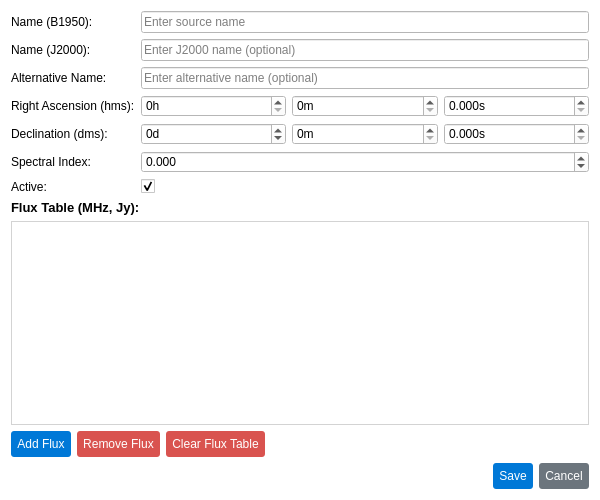
<?xml version="1.0" encoding="UTF-8"?>
<ui version="4.0">
 <class>SourceEditorDialog</class>
 <widget class="QDialog" name="SourceEditorDialog">
  <property name="geometry">
   <rect>
    <x>0</x>
    <y>0</y>
    <width>600</width>
    <height>500</height>
   </rect>
  </property>
  <property name="windowTitle">
   <string>Edit Source</string>
  </property>
  <property name="styleSheet">
   <string>background-color: #ffffff; font-family: Arial;</string>
  </property>
  <layout class="QVBoxLayout" name="verticalLayout">
   <item>
    <layout class="QFormLayout" name="formLayout">
     <item row="0" column="0">
      <widget class="QLabel" name="labelName">
       <property name="text">
        <string>Name (B1950):</string>
       </property>
      </widget>
     </item>
     <item row="0" column="1">
      <widget class="QLineEdit" name="nameEdit">
       <property name="placeholderText">
        <string>Enter source name</string>
       </property>
      </widget>
     </item>
     <item row="1" column="0">
      <widget class="QLabel" name="labelNameJ2000">
       <property name="text">
        <string>Name (J2000):</string>
       </property>
      </widget>
     </item>
     <item row="1" column="1">
      <widget class="QLineEdit" name="nameJ2000Edit">
       <property name="placeholderText">
        <string>Enter J2000 name (optional)</string>
       </property>
      </widget>
     </item>
     <item row="2" column="0">
      <widget class="QLabel" name="labelAltName">
       <property name="text">
        <string>Alternative Name:</string>
       </property>
      </widget>
     </item>
     <item row="2" column="1">
      <widget class="QLineEdit" name="altNameEdit">
       <property name="placeholderText">
        <string>Enter alternative name (optional)</string>
       </property>
      </widget>
     </item>
     <item row="3" column="0">
      <widget class="QLabel" name="labelRa">
       <property name="text">
        <string>Right Ascension (hms):</string>
       </property>
      </widget>
     </item>
     <item row="3" column="1">
      <layout class="QHBoxLayout" name="raLayout">
       <item>
        <widget class="QDoubleSpinBox" name="raHEdit">
         <property name="suffix">
          <string>h</string>
         </property>
         <property name="decimals">
          <number>0</number>
         </property>
         <property name="maximum">
          <double>23.000000000000000</double>
         </property>
        </widget>
       </item>
       <item>
        <widget class="QDoubleSpinBox" name="raMEdit">
         <property name="suffix">
          <string>m</string>
         </property>
         <property name="decimals">
          <number>0</number>
         </property>
         <property name="maximum">
          <double>59.000000000000000</double>
         </property>
        </widget>
       </item>
       <item>
        <widget class="QDoubleSpinBox" name="raSEdit">
         <property name="suffix">
          <string>s</string>
         </property>
         <property name="decimals">
          <number>3</number>
         </property>
         <property name="maximum">
          <double>59.999000000000002</double>
         </property>
        </widget>
       </item>
      </layout>
     </item>
     <item row="4" column="0">
      <widget class="QLabel" name="labelDec">
       <property name="text">
        <string>Declination (dms):</string>
       </property>
      </widget>
     </item>
     <item row="4" column="1">
      <layout class="QHBoxLayout" name="decLayout">
       <item>
        <widget class="QDoubleSpinBox" name="deDEdit">
         <property name="suffix">
          <string>d</string>
         </property>
         <property name="decimals">
          <number>0</number>
         </property>
         <property name="minimum">
          <double>-90.000000000000000</double>
         </property>
         <property name="maximum">
          <double>90.000000000000000</double>
         </property>
        </widget>
       </item>
       <item>
        <widget class="QDoubleSpinBox" name="deMEdit">
         <property name="suffix">
          <string>m</string>
         </property>
         <property name="decimals">
          <number>0</number>
         </property>
         <property name="maximum">
          <double>59.000000000000000</double>
         </property>
        </widget>
       </item>
       <item>
        <widget class="QDoubleSpinBox" name="deSEdit">
         <property name="suffix">
          <string>s</string>
         </property>
         <property name="decimals">
          <number>3</number>
         </property>
         <property name="maximum">
          <double>59.999000000000002</double>
         </property>
        </widget>
       </item>
      </layout>
     </item>
     <item row="5" column="0">
      <widget class="QLabel" name="labelSpectralIndex">
       <property name="text">
        <string>Spectral Index:</string>
       </property>
      </widget>
     </item>
     <item row="5" column="1">
      <widget class="QDoubleSpinBox" name="spectralIndexEdit">
       <property name="decimals">
        <number>3</number>
       </property>
       <property name="minimum">
        <double>-999.000000000000000</double>
       </property>
       <property name="maximum">
        <double>999.000000000000000</double>
       </property>
       <property name="placeholderText" stdset="0">
        <string>Enter spectral index (optional)</string>
       </property>
      </widget>
     </item>
     <item row="6" column="0">
      <widget class="QLabel" name="labelIsActive">
       <property name="text">
        <string>Active:</string>
       </property>
      </widget>
     </item>
     <item row="6" column="1">
      <widget class="QCheckBox" name="isActiveCheckBox">
       <property name="checked">
        <bool>true</bool>
       </property>
      </widget>
     </item>
    </layout>
   </item>
   <item>
    <widget class="QLabel" name="labelFluxTable">
     <property name="font">
      <font>
       <family>Arial</family>
       <pointsize>10</pointsize>
       <bold>true</bold>
      </font>
     </property>
     <property name="text">
      <string>Flux Table (MHz, Jy):</string>
     </property>
    </widget>
   </item>
   <item>
    <widget class="QTableView" name="fluxTable">
     <property name="styleSheet">
      <string>border: 1px solid #d3d3d3;</string>
     </property>
     <property name="editTriggers">
      <set>QAbstractItemView::EditTrigger::DoubleClicked|QAbstractItemView::EditTrigger::EditKeyPressed</set>
     </property>
     <property name="alternatingRowColors">
      <bool>true</bool>
     </property>
     <property name="selectionMode">
      <enum>QAbstractItemView::SelectionMode::SingleSelection</enum>
     </property>
     <property name="selectionBehavior">
      <enum>QAbstractItemView::SelectionBehavior::SelectRows</enum>
     </property>
    </widget>
   </item>
   <item>
    <layout class="QHBoxLayout" name="fluxButtonLayout">
     <item>
      <widget class="QPushButton" name="addFluxButton">
       <property name="styleSheet">
        <string>background-color: #0078d7; color: #ffffff; padding: 6px; border-radius: 3px;</string>
       </property>
       <property name="text">
        <string>Add Flux</string>
       </property>
      </widget>
     </item>
     <item>
      <widget class="QPushButton" name="removeFluxButton">
       <property name="styleSheet">
        <string>background-color: #d9534f; color: #ffffff; padding: 6px; border-radius: 3px;</string>
       </property>
       <property name="text">
        <string>Remove Flux</string>
       </property>
      </widget>
     </item>
     <item>
      <widget class="QPushButton" name="clearFluxButton">
       <property name="styleSheet">
        <string>background-color: #d9534f; color: #ffffff; padding: 6px; border-radius: 3px;</string>
       </property>
       <property name="text">
        <string>Clear Flux Table</string>
       </property>
      </widget>
     </item>
     <item>
      <spacer name="horizontalSpacer">
       <property name="orientation">
        <enum>Qt::Orientation::Horizontal</enum>
       </property>
       <property name="sizeHint" stdset="0">
        <size>
         <width>40</width>
         <height>20</height>
        </size>
       </property>
      </spacer>
     </item>
    </layout>
   </item>
   <item>
    <layout class="QHBoxLayout" name="buttonLayout">
     <item>
      <spacer name="horizontalSpacer">
       <property name="orientation">
        <enum>Qt::Orientation::Horizontal</enum>
       </property>
       <property name="sizeHint" stdset="0">
        <size>
         <width>40</width>
         <height>20</height>
        </size>
       </property>
      </spacer>
     </item>
     <item>
      <widget class="QPushButton" name="saveButton">
       <property name="styleSheet">
        <string>background-color: #0078d7; color: #ffffff; padding: 6px; border-radius: 3px;</string>
       </property>
       <property name="text">
        <string>Save</string>
       </property>
      </widget>
     </item>
     <item>
      <widget class="QPushButton" name="cancelButton">
       <property name="styleSheet">
        <string>background-color: #6c757d; color: #ffffff; padding: 6px; border-radius: 3px;</string>
       </property>
       <property name="text">
        <string>Cancel</string>
       </property>
      </widget>
     </item>
    </layout>
   </item>
  </layout>
 </widget>
 <resources/>
 <connections>
  <connection>
   <sender>saveButton</sender>
   <signal>clicked()</signal>
   <receiver>SourceEditorDialog</receiver>
   <slot>accept()</slot>
   <hints>
    <hint type="sourcelabel">
     <x>20</x>
     <y>20</y>
    </hint>
    <hint type="destinationlabel">
     <x>20</x>
     <y>20</y>
    </hint>
   </hints>
  </connection>
  <connection>
   <sender>cancelButton</sender>
   <signal>clicked()</signal>
   <receiver>SourceEditorDialog</receiver>
   <slot>reject()</slot>
   <hints>
    <hint type="sourcelabel">
     <x>20</x>
     <y>20</y>
    </hint>
    <hint type="destinationlabel">
     <x>20</x>
     <y>20</y>
    </hint>
   </hints>
  </connection>
 </connections>
</ui>
